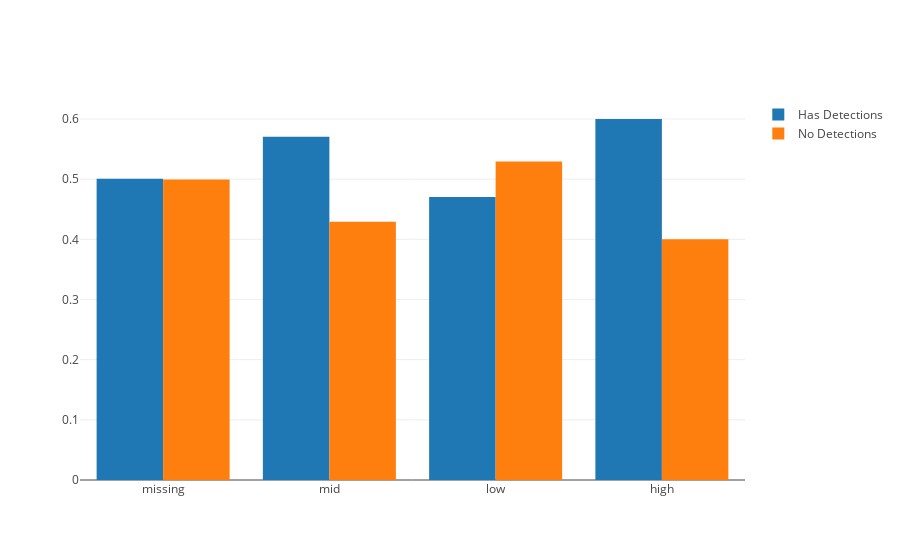
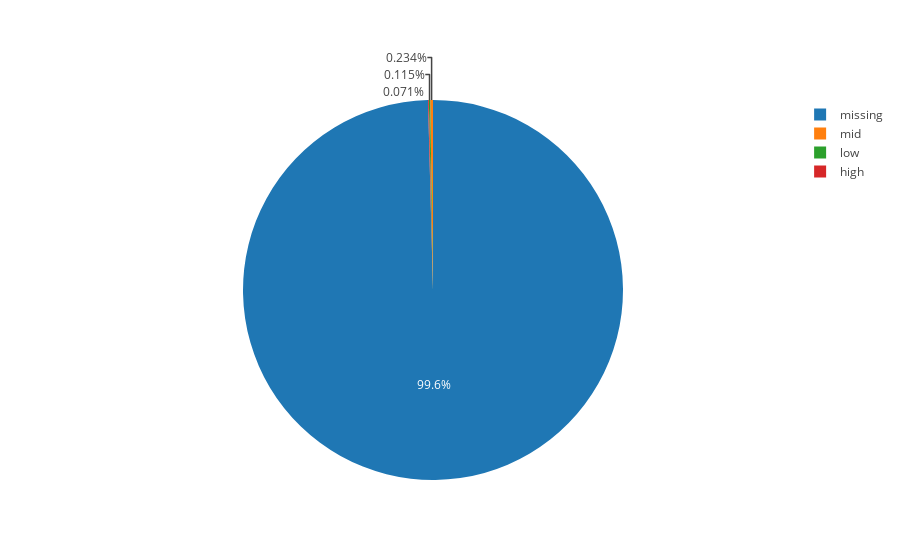

These figures' notebook cell, in order:
### Markdown cell above
### 2.3.2 Census_ProcessorClass: Categorical
#### Description: A classification of processors into high/medium/low. Initially used for Pricing Level SKU. No longer maintained and updated
+ The last sentence is telling us why we have so many missing data

### Code cell
d = train[['Census_ProcessorClass', 'HasDetections']]
d = d.astype('object').fillna("missing")
infected = list()

for item in d.Census_ProcessorClass.unique().tolist():
        a = (d.Census_ProcessorClass==item).sum()
        infected.append((d[d['Census_ProcessorClass']==item]["HasDetections"]==1).sum()/a)
        
oneclass = np.array(infected)
zeroclass = 1 - oneclass

trace1 = go.Bar(x=d.Census_ProcessorClass.value_counts().index.tolist(), y=oneclass.tolist(), name= 'Has Detections')
trace2 = go.Bar(x=d.Census_ProcessorClass.value_counts().index.tolist(), y=zeroclass.tolist(),name='No Detections')
trace3 = go.Pie(labels=d.Census_ProcessorClass.unique().tolist(), values=d.Census_ProcessorClass.value_counts().tolist())

data = [trace1, trace2]
layout = go.Layout(barmode='group')

fig = go.Figure(data=data, layout=layout)
iplot(fig)

data=[trace3]
layout = go.Layout()
fig=go.Figure(data=data, layout=layout)
iplot(fig)

### Figure 1 — Plotly figure (JSON) as saved in the notebook; plotly's stock layout.template omitted (floating-point values rounded to 4 significant figures)
{"data": [{"name": "Has Detections", "type": "bar", "uid": "bd63229e-a6d3-42aa-b3f1-089bb0c8cccb", "x": ["missing", "mid", "low", "high"], "y": [0.5006, 0.5706, 0.4705, 0.6]}, {"name": "No Detections", "type": "bar", "uid": "42593659-85a1-4dae-8233-4be69d2980c1", "x": ["missing", "mid", "low", "high"], "y": [0.4994, 0.4294, 0.5295, 0.4]}], "layout": {"barmode": "group"}}

### Figure 2 — Plotly figure (JSON) as saved in the notebook; plotly's stock layout.template omitted (floating-point values rounded to 4 significant figures)
{"data": [{"labels": ["missing", "mid", "low", "high"], "type": "pie", "uid": "a7c7cca9-e963-49c0-9805-b6919076980c", "values": [497900, 1169, 576, 355]}], "layout": {}}
